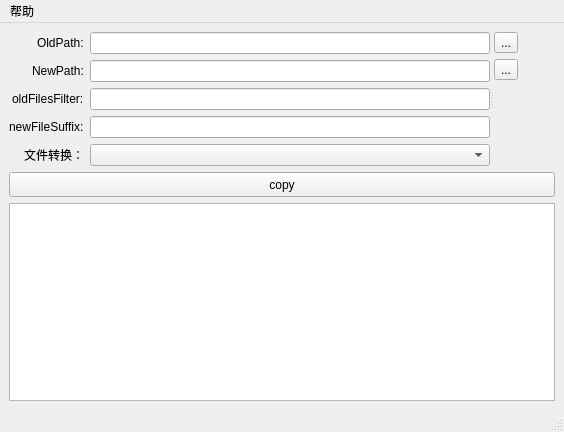
<?xml version="1.0" encoding="UTF-8"?>
<ui version="4.0">
 <class>MainWindow</class>
 <widget class="QMainWindow" name="MainWindow">
  <property name="geometry">
   <rect>
    <x>0</x>
    <y>0</y>
    <width>564</width>
    <height>432</height>
   </rect>
  </property>
  <property name="windowTitle">
   <string>CopyFiles</string>
  </property>
  <property name="styleSheet">
   <string notr="true">#showInformation_plainTextEdit
{
	background-image: url(:/image/1);
	font: 12pt &quot;Consolas&quot;;
}
#copy_pushButton
{
	font: 75 13pt &quot;Arial&quot;;
}</string>
  </property>
  <widget class="QWidget" name="centralwidget">
   <layout class="QGridLayout" name="gridLayout">
    <item row="2" column="0">
     <widget class="QPlainTextEdit" name="showInformation_plainTextEdit">
      <property name="horizontalScrollBarPolicy">
       <enum>Qt::ScrollBarAsNeeded</enum>
      </property>
      <property name="readOnly">
       <bool>true</bool>
      </property>
     </widget>
    </item>
    <item row="1" column="0">
     <widget class="QPushButton" name="copy_pushButton">
      <property name="minimumSize">
       <size>
        <width>0</width>
        <height>25</height>
       </size>
      </property>
      <property name="maximumSize">
       <size>
        <width>16777215</width>
        <height>16777215</height>
       </size>
      </property>
      <property name="text">
       <string>copy</string>
      </property>
     </widget>
    </item>
    <item row="0" column="0">
     <layout class="QHBoxLayout" name="horizontalLayout">
      <item>
       <widget class="QSplitter" name="splitter">
        <property name="orientation">
         <enum>Qt::Horizontal</enum>
        </property>
        <widget class="QWidget" name="formLayoutWidget">
         <layout class="QFormLayout" name="formLayout">
          <property name="labelAlignment">
           <set>Qt::AlignRight|Qt::AlignTrailing|Qt::AlignVCenter</set>
          </property>
          <item row="0" column="0">
           <widget class="QLabel" name="oldPathLabel">
            <property name="text">
             <string>OldPath:</string>
            </property>
           </widget>
          </item>
          <item row="0" column="1">
           <widget class="QLineEdit" name="oldPathLineEdit">
            <property name="toolTip">
             <string>&lt;html&gt;&lt;head/&gt;&lt;body&gt;&lt;p&gt;源路径&lt;/p&gt;&lt;/body&gt;&lt;/html&gt;</string>
            </property>
           </widget>
          </item>
          <item row="1" column="0">
           <widget class="QLabel" name="newPathLabel">
            <property name="text">
             <string>NewPath:</string>
            </property>
           </widget>
          </item>
          <item row="1" column="1">
           <widget class="QLineEdit" name="newPathLineEdit">
            <property name="toolTip">
             <string>&lt;html&gt;&lt;head/&gt;&lt;body&gt;&lt;p&gt;要复制到的路径&lt;/p&gt;&lt;/body&gt;&lt;/html&gt;</string>
            </property>
           </widget>
          </item>
          <item row="2" column="0">
           <widget class="QLabel" name="filesFilterLabel">
            <property name="text">
             <string>oldFilesFilter:</string>
            </property>
           </widget>
          </item>
          <item row="2" column="1">
           <widget class="QLineEdit" name="filesFilterLineEdit">
            <property name="toolTip">
             <string>&lt;html&gt;&lt;head/&gt;&lt;body&gt;&lt;p&gt;选择复制的文件类型&lt;/p&gt;&lt;/body&gt;&lt;/html&gt;</string>
            </property>
           </widget>
          </item>
          <item row="3" column="0">
           <widget class="QLabel" name="newFileSuffixLabel">
            <property name="text">
             <string>newFileSuffix:</string>
            </property>
           </widget>
          </item>
          <item row="3" column="1">
           <widget class="QLineEdit" name="newFileSuffixLineEdit">
            <property name="toolTip">
             <string>&lt;html&gt;&lt;head/&gt;&lt;body&gt;&lt;p&gt;复制的新文件的后缀，比如 &amp;quot;.txt&amp;quot;&lt;/p&gt;&lt;/body&gt;&lt;/html&gt;</string>
            </property>
           </widget>
          </item>
          <item row="4" column="0">
           <widget class="QLabel" name="fileConvert_Label">
            <property name="text">
             <string>文件转换：</string>
            </property>
           </widget>
          </item>
          <item row="4" column="1">
           <widget class="QComboBox" name="fileConvert_ComboBox"/>
          </item>
         </layout>
        </widget>
        <widget class="QWidget" name="layoutWidget">
         <layout class="QVBoxLayout" name="verticalLayout">
          <item>
           <widget class="QToolButton" name="oldPath_toolButton">
            <property name="text">
             <string>...</string>
            </property>
           </widget>
          </item>
          <item>
           <widget class="QToolButton" name="newPath_toolButton">
            <property name="text">
             <string>...</string>
            </property>
           </widget>
          </item>
          <item>
           <spacer name="verticalSpacer_2">
            <property name="orientation">
             <enum>Qt::Vertical</enum>
            </property>
            <property name="sizeHint" stdset="0">
             <size>
              <width>20</width>
              <height>40</height>
             </size>
            </property>
           </spacer>
          </item>
         </layout>
        </widget>
       </widget>
      </item>
      <item>
       <layout class="QVBoxLayout" name="verticalLayout_2"/>
      </item>
     </layout>
    </item>
   </layout>
  </widget>
  <widget class="QMenuBar" name="menubar">
   <property name="geometry">
    <rect>
     <x>0</x>
     <y>0</y>
     <width>564</width>
     <height>17</height>
    </rect>
   </property>
   <widget class="QMenu" name="menu">
    <property name="title">
     <string>帮助</string>
    </property>
    <addaction name="action_Key_Shortcut"/>
   </widget>
   <addaction name="menu"/>
  </widget>
  <widget class="QStatusBar" name="statusbar"/>
  <action name="action_Key_Shortcut">
   <property name="text">
    <string>快捷键</string>
   </property>
   <property name="shortcut">
    <string>F1</string>
   </property>
  </action>
  <action name="action_About">
   <property name="text">
    <string>关于</string>
   </property>
  </action>
 </widget>
 <resources/>
 <connections/>
</ui>
